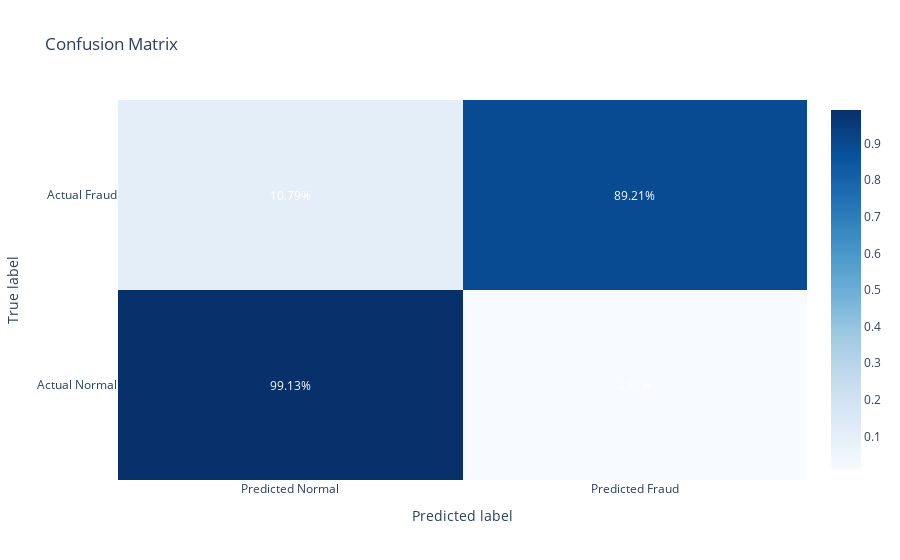

Here is the notebook cell this chart was saved with:
### Code cell
import plotly.graph_objects as go
from sklearn.metrics import confusion_matrix

# Create the confusion matrix
cm = confusion_matrix(y_test, y_pred)

# Get the percentages for each category
cm_percentages = cm / cm.sum(axis=1).reshape(-1, 1)

# Create the heatmap
fig = go.Figure(data=go.Heatmap(z=cm_percentages,
                                 x=['Predicted Normal', 'Predicted Fraud'],
                                 y=['Actual Normal', 'Actual Fraud'],
                                 colorscale='Blues'))

# Add the values to the heatmap
for i in range(len(cm_percentages)):
    for j in range(len(cm_percentages)):
        fig.add_annotation(x=j, y=i,
                           text=str(round(cm_percentages[i][j]*100, 2))+'%',
                           font=dict(color='white', size=12),
                           showarrow=False)

# Set the title and axis labels
fig.update_layout(title='Confusion Matrix',
                  xaxis_title='Predicted label',
                  yaxis_title='True label')

# Show the plot
fig.show()

### Figure 1 — Plotly figure (JSON) as saved in the notebook; plotly's stock layout.template omitted (floating-point values rounded to 4 significant figures)
{"data": [{"colorscale": [[0, "rgb(247,251,255)"], [0.125, "rgb(222,235,247)"], [0.25, "rgb(198,219,239)"], [0.375, "rgb(158,202,225)"], [0.5, "rgb(107,174,214)"], [0.625, "rgb(66,146,198)"], [0.75, "rgb(33,113,181)"], [0.875, "rgb(8,81,156)"], [1, "rgb(8,48,107)"]], "type": "heatmap", "x": ["Predicted Normal", "Predicted Fraud"], "y": ["Actual Normal", "Actual Fraud"], "z": [[0.9913, 0.00871], [0.1079, 0.8921]]}], "layout": {"annotations": [{"font": {"color": "white", "size": 12}, "showarrow": false, "text": "99.13%", "x": 0, "y": 0}, {"font": {"color": "white", "size": 12}, "showarrow": false, "text": "0.87%", "x": 1, "y": 0}, {"font": {"color": "white", "size": 12}, "showarrow": false, "text": "10.79%", "x": 0, "y": 1}, {"font": {"color": "white", "size": 12}, "showarrow": false, "text": "89.21%", "x": 1, "y": 1}], "title": {"text": "Confusion Matrix"}, "xaxis": {"title": {"text": "Predicted label"}}, "yaxis": {"title": {"text": "True label"}}}}
